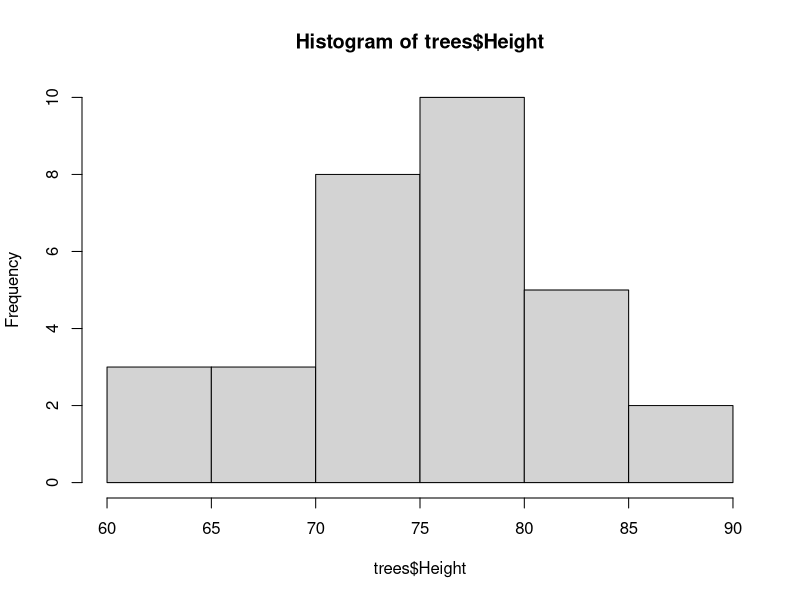
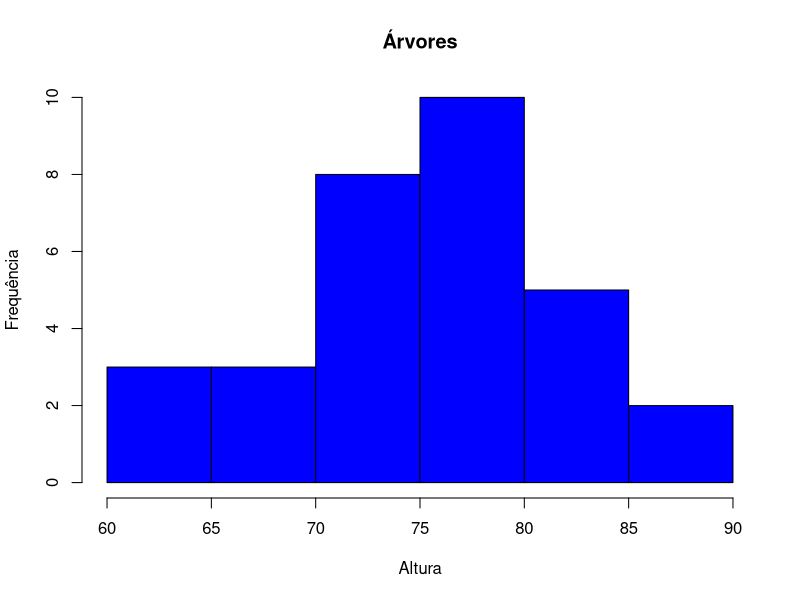
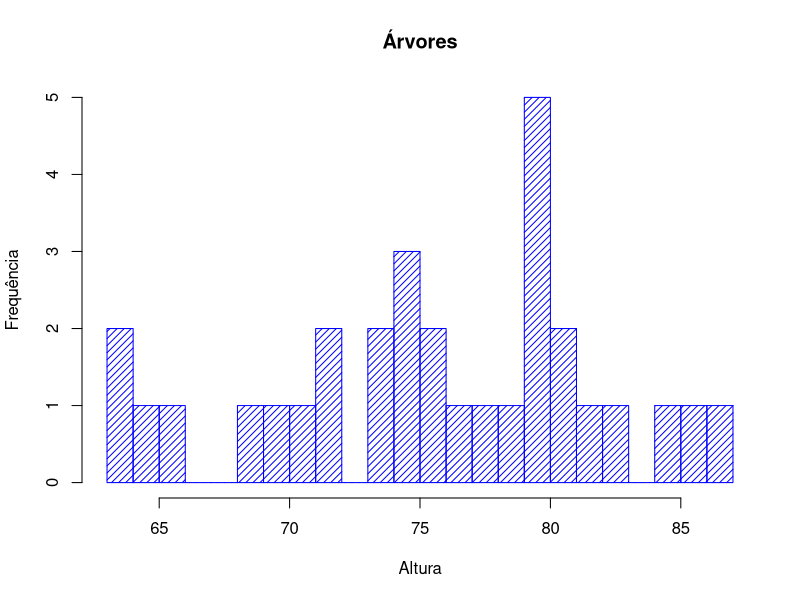
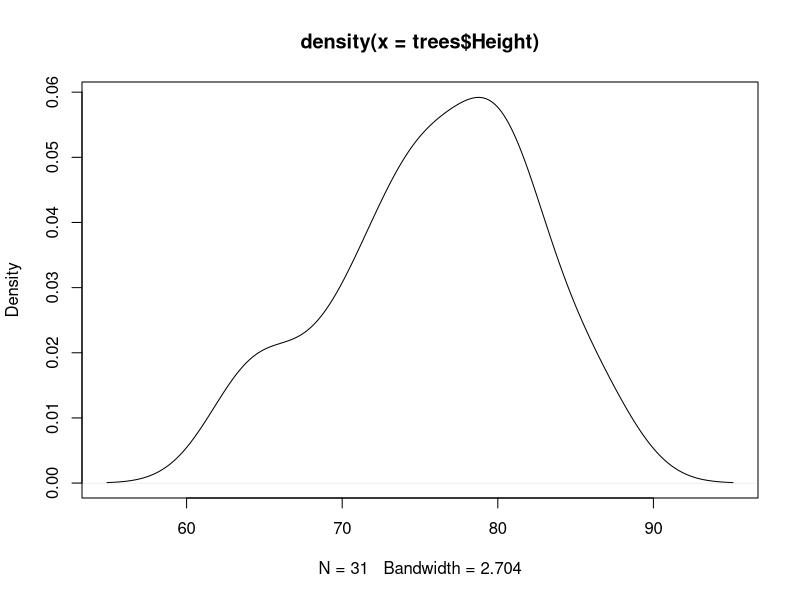
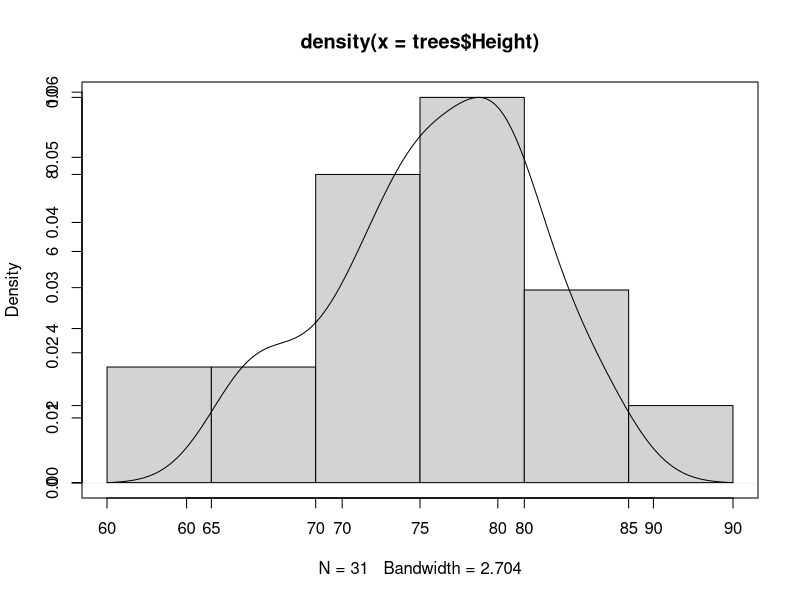
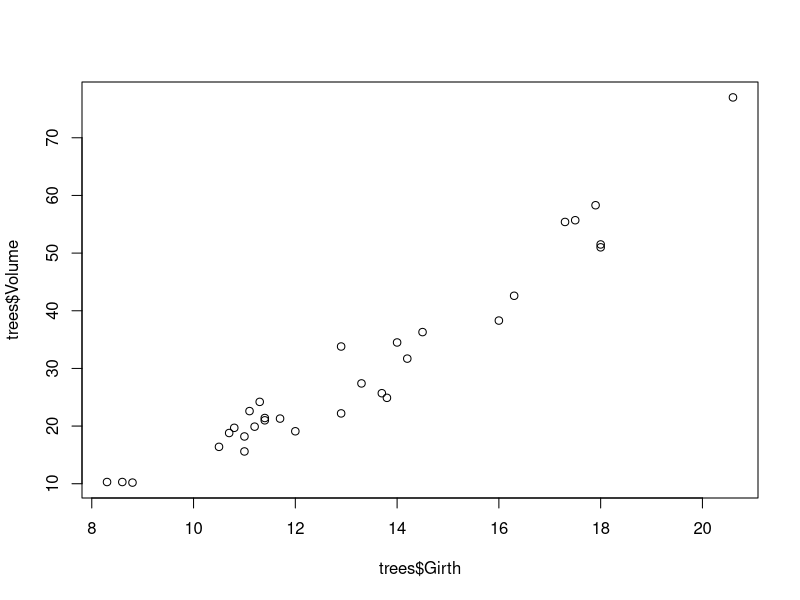
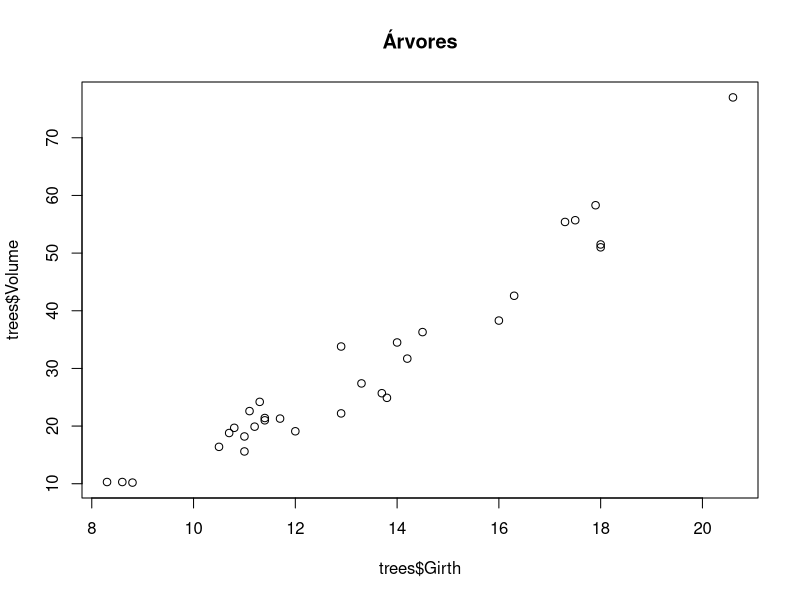
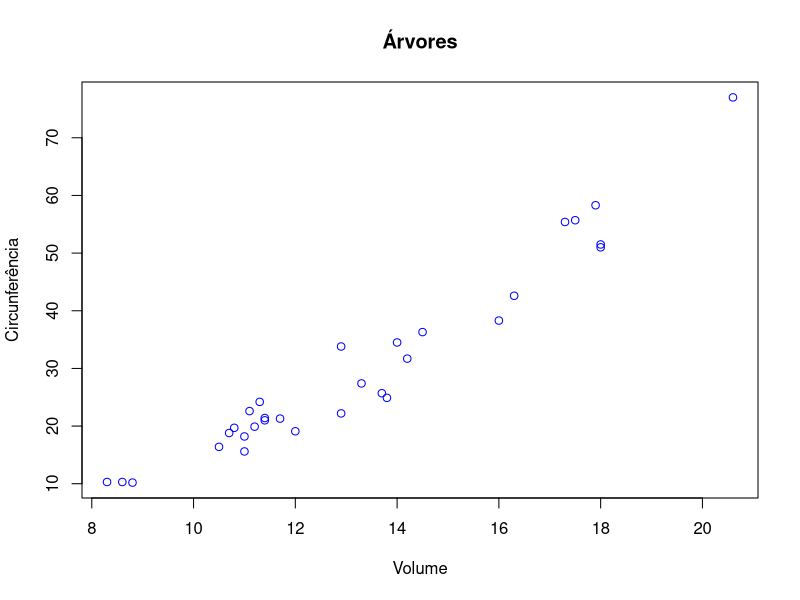

Source code (R) for these figures, in order:
## ---- chunk 1
trees
hist(trees$Height)
hist(trees$Height, main = "Árvores", ylab = "Frequência", xlab = "Altura", col = "blue")
hist(trees$Height, main = "Árvores", ylab = "Frequência", xlab = "Altura", col = "blue", density = 20, breaks = 20)
## ---- chunk 2
densidade = density(trees$Height)
plot(densidade)
## ---- chunk 3
hist(trees$Height, main = NULL, xlab = NULL, ylab = NULL)
par(new=TRUE)
plot(densidade)
## ---- chunk 4
plot(trees$Girth, trees$Volume)
plot(trees$Girth, trees$Volume, main = "Árvores")
plot(trees$Girth, trees$Volume, ylab = "Circunferência", xlab = "Volume", col = "blue", main = "Árvores")
# pch muda o elemento gráfico
plot(trees$Girth, trees$Volume, ylab = "Circunferência", xlab = "Volume", col = "blue", main = "Árvores", pch = 20)
## ---- chunk 5
plot(trees$Girth, trees$Volume, ylab = "Circunferência", xlab = "Volume", col = "blue", main = "Árvores", pch = 20, type = "l")
## ---- chunk 6
plot(jitter(trees$Girth), trees$Volume, ylab = "Circunferência", xlab = "Volume", col = "blue", main = "Árvores")
## ---- chunk 7
CO2
plot(CO2$conc, CO2$uptake, pch = 20, col = CO2$Treatment)
legend("bottomright", legend = c("nonchilled", "chilled"), cex = 1, fill = c("black", "red"))
## ---- chunk 8
plot(trees)
## ---- chunk 9
split.screen(figs = c(2, 2))
screen(1)
plot(trees$Girth, trees$Volume)
screen(2)
plot(trees$Girth, trees$Height)
screen(3)
plot(trees$Height, trees$Volume)
screen(4)
hist(trees$Volume)
close.screen(all=TRUE)
## ---- chunk 10
boxplot(trees$Volume, main = "Árvores", xlab="Volume")
boxplot(trees$Volume, main = "Árvores", xlab="Volume", col = "blue", horizontal = TRUE)
boxplot(trees$Volume, main = "Árvores", xlab="Volume", col = "blue", outline = F)
## ---- chunk 11
boxplot(trees$Height, main = "Árvores", xlab = "Altura", col = "blue", notch = TRUE)
boxplot.stats(trees$Height)
boxplot.stats(trees$Height)$stats
## ---- chunk 12
boxplot(trees)
## ---- chunk 13
InsectSprays
spray = aggregate(.~spray, data = InsectSprays, sum)
spray
## ---- chunk 14
barplot(spray$count, col = gray.colors(6), xlab = "Spray", ylab = "Total", names.arg = spray$spray)
box()        
## ---- chunk 15
pie(spray$count, labels = spray$spray, main = "Spray", col = c(1:6))
## ---- chunk 16
pie(spray$count, labels = NA, main = "Spray", col = c(1:6))
legend("bottomright", legend = spray$spray, cex = 1, fill = c(1:6))
